Frame 1 (no input): blank canvas, image omitted
Frame 60 (the mouse pressed at the canvas centre just before this capture): blank canvas, image omitted
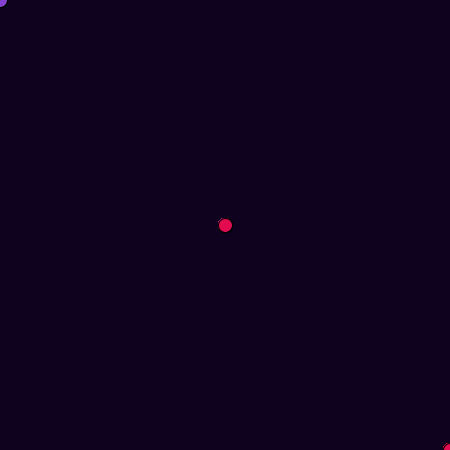
Frame 120 (the mouse held since frame 60 and released just before this capture)

The Processing sketch whose frames 1 and 60 were blank and that drew this single picture after the mouse press (run headless with seeded random() and noise(); from frame 60 on, the mouse is pressed at the canvas centre):

// Processing sketch: processing_81094
// ── processing_81094.pde

void setup()
{
   size(450,450);
   background(15,2,31);
}
void draw(){
  
 if(key == 'm'){
 background(random(255),random(255),random(255));
}
 
 
  fill(131,67,206);
  ellipse(mouseX, mouseY,14,14);
  fill(227,11,80);
  ellipse(width-mouseX, height-mouseY,14,14);
}
